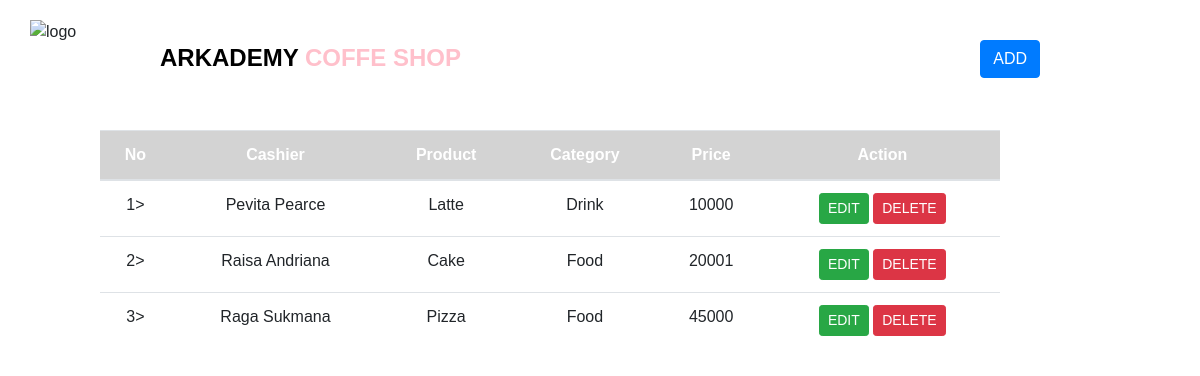
The page /6b/index.php on the database its author committed.
### tables this page shows
CREATE TABLE `tb_product` (
  `idp` int(11) NOT NULL,
  `nama_produk` varchar(50) NOT NULL,
  `price` varchar(50) NOT NULL,
  `id_category` int(11) DEFAULT NULL,
  `id_cashier` int(11) DEFAULT NULL
);

CREATE TABLE `tb_cashier` (
  `id` int(11) NOT NULL,
  `nama_kasir` varchar(50) NOT NULL
);

CREATE TABLE `tb_category` (
  `id` int(11) NOT NULL,
  `nama_kategori` varchar(50) NOT NULL
);

### 6b/index.php (the view, shortened to what this page needs)
<!DOCTYPE html>
<html>
<head>
  <link rel="stylesheet" href="view/tampil.css" type="text/css">
  <link rel="stylesheet" href="css/bootstrap.min.css">
</head>
<body>
<div class="container">
<header>
  <div class="row">
      <img alt="logo" id="logo" src="img/arkademylogo.png" height="60" width="120">
    </div>
    <div class="col-8" id="judul">
      <p1> ARKADEMY <a id="text2"> COFFE SHOP </p1> </a>
    </div>
    <div class="col-12">
      <button id="boladd" type="button" class="btn btn-primary float-right" data-toggle="modal" data-target="#exampleModal">
        ADD
      </button>
    </div>
</div>
  <table class="table col-9">
  <thead id=headt>
    <tr>
      <th scope="col">No</th>
      <th scope="col">Cashier</th>
      <th scope="col">Product</th>
      <th scope="col">Category</th>
      <th scope="col">Price</th>
      <th scope="col">Action</th>
    </tr>
		<tbody>
			<?php
        $no=1;
				include('proses/koneksi.php');
				$query=mysqli_query($con,"SELECT *,tb_product.idp as idpr, tb_cashier.id as idcash, tb_category.id as idcat
                            FROM tb_product,tb_cashier,tb_category WHERE tb_product.id_cashier = tb_cashier.id AND tb_product.id_category = tb_category.id
                            ORDER BY idpr ASC");
				while ($x=mysqli_fetch_assoc($query)){
            echo "<tr>
                    <td>$no></td>
                    <td>$x[nama_kasir]</td>
                    <td>$x[nama_produk]</td>
                    <td>$x[nama_kategori]</td>
                    <td>$x[price]</td>
                    <td>
                      <button type='button' class='btn btn-success btn-sm editbtn'> EDIT </button>
                      <button type='button' class='btn btn-danger btn-sm deletebtn' > DELETE  </button>
                    </td></tr>"; $no++;
              }
          ?>
		</tbody>
		</table>
</body>
</html>

### 6c/CRUD/view/tampil.css (style rules this page uses)
* { font-family: sans-serif; }
p1 { font-family: sans-serif; color: black; font-size: x-large; float: left; padding-left: 100px; margin-bottom: 20px; margin-top: -40px; font-weight: bold; }
#text2 { color: pink; }
#logo { float: left; margin-top: 5x; margin-bottom: 0; }
#boladd { float: top; margin-right: 100px; margin-bottom: 20px; margin-top: -40px; }
header { padding-top: 20px; padding-bottom: 50px; }
table { width: auto; text-align: center; margin-left: 100px; width: 90%; }
#headt { color: white; background-color: lightgray; }

### rows shown on the page
tb_product: id_cashier.nama_kasir "Pevita Pearce", nama_produk "Latte", id_category.nama_kategori "Drink", price "10000"
tb_product: id_cashier.nama_kasir "Raisa Andriana", nama_produk "Cake", id_category.nama_kategori "Food", price "20001"
tb_product: id_cashier.nama_kasir "Raga Sukmana", nama_produk "Pizza", id_category.nama_kategori "Food", price "45000"
